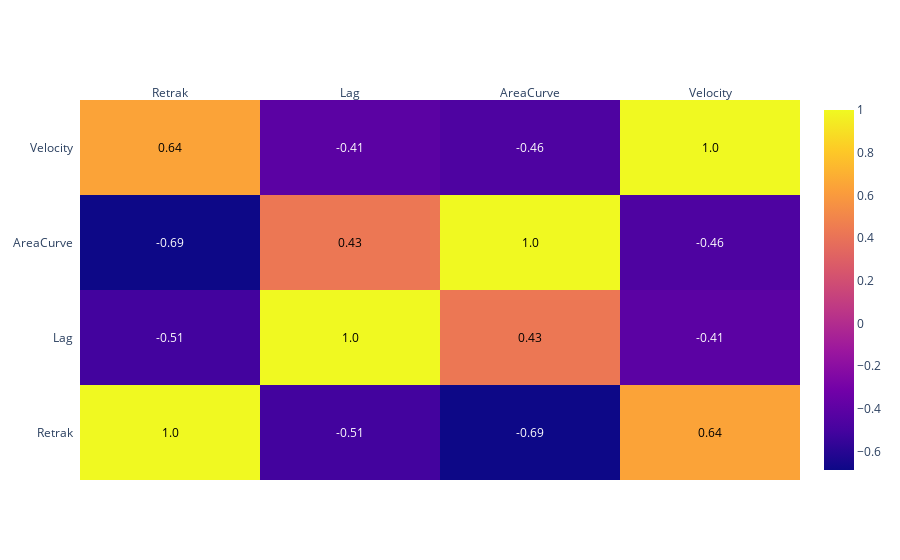

Source (notebook cell):
### Code cell
corrs = df.corr()

figure = ff.create_annotated_heatmap(
    z=corrs.values,
    x=list(corrs.columns),
    y=list(corrs.index),
    annotation_text=corrs.round(2).values,
    showscale=True)

iplot(figure)

### Figure 1 — Plotly figure (JSON) as saved in the notebook; plotly's stock layout.template omitted (floating-point values rounded to 4 significant figures)
{"data": [{"colorscale": [[0, "#0d0887"], [0.1111, "#46039f"], [0.2222, "#7201a8"], [0.3333, "#9c179e"], [0.4444, "#bd3786"], [0.5556, "#d8576b"], [0.6667, "#ed7953"], [0.7778, "#fb9f3a"], [0.8889, "#fdca26"], [1, "#f0f921"]], "reversescale": false, "showscale": true, "type": "heatmap", "x": ["Retrak", "Lag", "AreaCurve", "Velocity"], "y": ["Retrak", "Lag", "AreaCurve", "Velocity"], "z": [[1, -0.5097, -0.6869, 0.6425], [-0.5097, 1, 0.4291, -0.411], [-0.6869, 0.4291, 1, -0.4648], [0.6425, -0.411, -0.4648, 1]]}], "layout": {"annotations": [{"font": {"color": "#000000"}, "showarrow": false, "text": "1.0", "x": "Retrak", "xref": "x", "y": "Retrak", "yref": "y"}, {"font": {"color": "#FFFFFF"}, "showarrow": false, "text": "-0.51", "x": "Lag", "xref": "x", "y": "Retrak", "yref": "y"}, {"font": {"color": "#FFFFFF"}, "showarrow": false, "text": "-0.69", "x": "AreaCurve", "xref": "x", "y": "Retrak", "yref": "y"}, {"font": {"color": "#000000"}, "showarrow": false, "text": "0.64", "x": "Velocity", "xref": "x", "y": "Retrak", "yref": "y"}, {"font": {"color": "#FFFFFF"}, "showarrow": false, "text": "-0.51", "x": "Retrak", "xref": "x", "y": "Lag", "yref": "y"}, {"font": {"color": "#000000"}, "showarrow": false, "text": "1.0", "x": "Lag", "xref": "x", "y": "Lag", "yref": "y"}, {"font": {"color": "#000000"}, "showarrow": false, "text": "0.43", "x": "AreaCurve", "xref": "x", "y": "Lag", "yref": "y"}, {"font": {"color": "#FFFFFF"}, "showarrow": false, "text": "-0.41", "x": "Velocity", "xref": "x", "y": "Lag", "yref": "y"}, {"font": {"color": "#FFFFFF"}, "showarrow": false, "text": "-0.69", "x": "Retrak", "xref": "x", "y": "AreaCurve", "yref": "y"}, {"font": {"color": "#000000"}, "showarrow": false, "text": "0.43", "x": "Lag", "xref": "x", "y": "AreaCurve", "yref": "y"}, {"font": {"color": "#000000"}, "showarrow": false, "text": "1.0", "x": "AreaCurve", "xref": "x", "y": "AreaCurve", "yref": "y"}, {"font": {"color": "#FFFFFF"}, "showarrow": false, "text": "-0.46", "x": "Velocity", "xref": "x", "y": "AreaCurve", "yref": "y"}, {"font": {"color": "#000000"}, "showarrow": false, "text": "0.64", "x": "Retrak", "xref": "x", "y": "Velocity", "yref": "y"}, {"font": {"color": "#FFFFFF"}, "showarrow": false, "text": "-0.41", "x": "Lag", "xref": "x", "y": "Velocity", "yref": "y"}, {"font": {"color": "#FFFFFF"}, "showarrow": false, "text": "-0.46", "x": "AreaCurve", "xref": "x", "y": "Velocity", "yref": "y"}, {"font": {"color": "#000000"}, "showarrow": false, "text": "1.0", "x": "Velocity", "xref": "x", "y": "Velocity", "yref": "y"}], "xaxis": {"dtick": 1, "gridcolor": "rgb(0, 0, 0)", "side": "top", "ticks": ""}, "yaxis": {"dtick": 1, "ticks": "", "ticksuffix": "  "}}}
